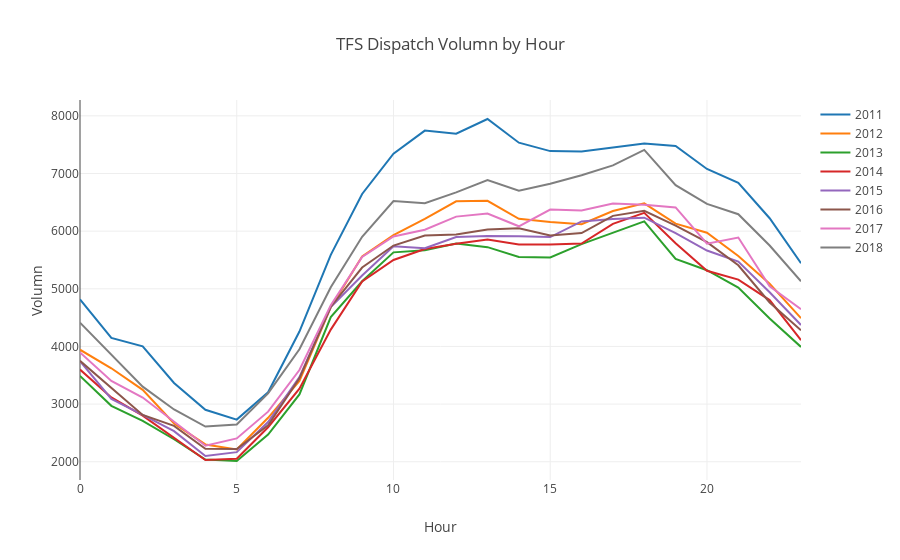

Source (notebook cell):
### Code cell
appended_data = []

for i in range(8):
    df[i] = go.Scatter(x=df[i].groupby(by=df[i]['TFS Alarm Time'].dt.hour).count().index,
                       y=df[i].groupby(by=df[i]['TFS Alarm Time'].dt.hour).count().Longitude,
                       name= f'201{i+1}')
    appended_data.append(df[i])
#     pyo.iplot([df[i]])

data = [appended_data[0], appended_data[1],
          appended_data[2], appended_data[3],
          appended_data[4], appended_data[5],
          appended_data[6], appended_data[7]]

layout = dict(title='TFS Dispatch Volumn by Hour',
              
              xaxis=go.layout.XAxis(
                  title=go.layout.xaxis.Title(
                      text='Hour')),
              
              yaxis=go.layout.YAxis(
                  title=go.layout.yaxis.Title(
                      text='Volumn')))

fig = dict(data=data, layout=layout)
pyo.iplot(fig)

### Figure 1 — Plotly figure (JSON) as saved in the notebook; plotly's stock layout.template omitted (floating-point values rounded to 4 significant figures)
{"data": [{"name": "2011", "type": "scatter", "uid": "f3912aef-3fc5-4158-85ec-64a4cc78a73a", "x": [0, 1, 2, 3, 4, 5, 6, 7, 8, 9, 10, 11, 12, 13, 14, 15, 16, 17, 18, 19, 20, 21, 22, 23], "y": [4817, 4148, 4003, 3367, 2901, 2731, 3204, 4259, 5588, 6644, 7344, 7744, 7691, 7945, 7534, 7388, 7383, 7450, 7519, 7476, 7078, 6838, 6224, 5445]}, {"name": "2012", "type": "scatter", "uid": "e47200fa-2860-4d1c-b518-351db5682e81", "x": [0, 1, 2, 3, 4, 5, 6, 7, 8, 9, 10, 11, 12, 13, 14, 15, 16, 17, 18, 19, 20, 21, 22, 23], "y": [3943, 3621, 3247, 2664, 2300, 2212, 2762, 3402, 4680, 5561, 5931, 6211, 6517, 6525, 6214, 6159, 6120, 6349, 6482, 6129, 5972, 5570, 5088, 4491]}, {"name": "2013", "type": "scatter", "uid": "656f58b3-9a8e-42f4-a69e-c0e90ace9953", "x": [0, 1, 2, 3, 4, 5, 6, 7, 8, 9, 10, 11, 12, 13, 14, 15, 16, 17, 18, 19, 20, 21, 22, 23], "y": [3490, 2970, 2708, 2390, 2038, 2013, 2472, 3167, 4508, 5130, 5632, 5668, 5785, 5722, 5553, 5544, 5774, 5975, 6169, 5518, 5322, 5020, 4484, 3991]}, {"name": "2014", "type": "scatter", "uid": "694fe59e-019b-4f79-8ceb-f1de7f294165", "x": [0, 1, 2, 3, 4, 5, 6, 7, 8, 9, 10, 11, 12, 13, 14, 15, 16, 17, 18, 19, 20, 21, 22, 23], "y": [3599, 3115, 2800, 2411, 2029, 2052, 2599, 3268, 4292, 5127, 5500, 5689, 5781, 5854, 5767, 5770, 5784, 6125, 6318, 5791, 5313, 5159, 4804, 4109]}, {"name": "2015", "type": "scatter", "uid": "a69a970e-9b78-4305-b482-89634a4b95b4", "x": [0, 1, 2, 3, 4, 5, 6, 7, 8, 9, 10, 11, 12, 13, 14, 15, 16, 17, 18, 19, 20, 21, 22, 23], "y": [3745, 3089, 2814, 2531, 2099, 2167, 2689, 3469, 4684, 5230, 5738, 5703, 5898, 5914, 5910, 5897, 6168, 6211, 6233, 5964, 5664, 5473, 4939, 4372]}, {"name": "2016", "type": "scatter", "uid": "bf933815-a1c7-4721-993e-25bdb3a8f2ed", "x": [0, 1, 2, 3, 4, 5, 6, 7, 8, 9, 10, 11, 12, 13, 14, 15, 16, 17, 18, 19, 20, 21, 22, 23], "y": [3750, 3285, 2811, 2623, 2226, 2221, 2633, 3447, 4689, 5369, 5750, 5923, 5941, 6029, 6049, 5926, 5966, 6265, 6354, 6097, 5809, 5407, 4763, 4280]}, {"name": "2017", "type": "scatter", "uid": "fe1eea64-2b64-47dd-8044-19c4b083459c", "x": [0, 1, 2, 3, 4, 5, 6, 7, 8, 9, 10, 11, 12, 13, 14, 15, 16, 17, 18, 19, 20, 21, 22, 23], "y": [3895, 3402, 3113, 2696, 2278, 2405, 2869, 3591, 4716, 5554, 5908, 6025, 6252, 6304, 6084, 6374, 6358, 6478, 6459, 6412, 5783, 5889, 5042, 4645]}, {"name": "2018", "type": "scatter", "uid": "6da823d3-2547-4ada-9d9d-87a7a2526fd5", "x": [0, 1, 2, 3, 4, 5, 6, 7, 8, 9, 10, 11, 12, 13, 14, 15, 16, 17, 18, 19, 20, 21, 22, 23], "y": [4412, 3849, 3303, 2907, 2610, 2645, 3185, 3952, 5026, 5903, 6521, 6485, 6672, 6886, 6701, 6823, 6970, 7141, 7408, 6797, 6472, 6293, 5751, 5130]}], "layout": {"title": {"text": "TFS Dispatch Volumn by Hour"}, "xaxis": {"title": {"text": "Hour"}}, "yaxis": {"title": {"text": "Volumn"}}}}
